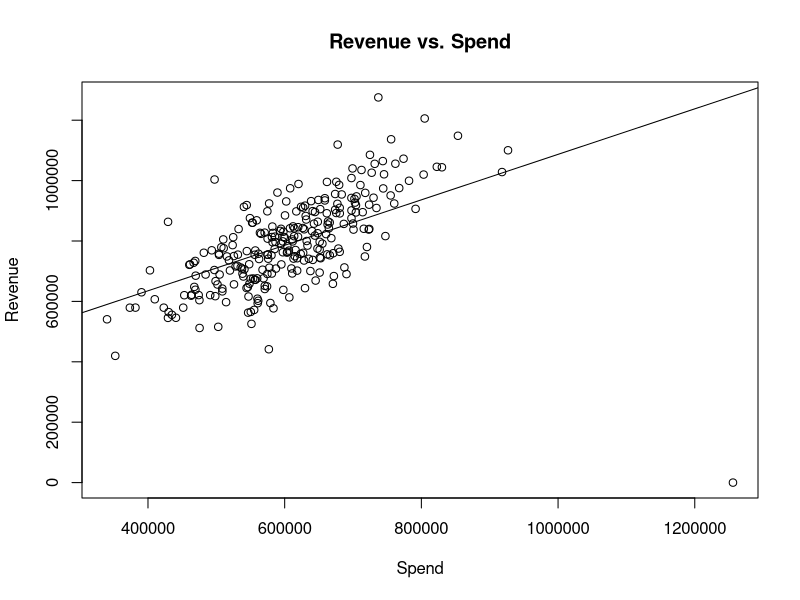
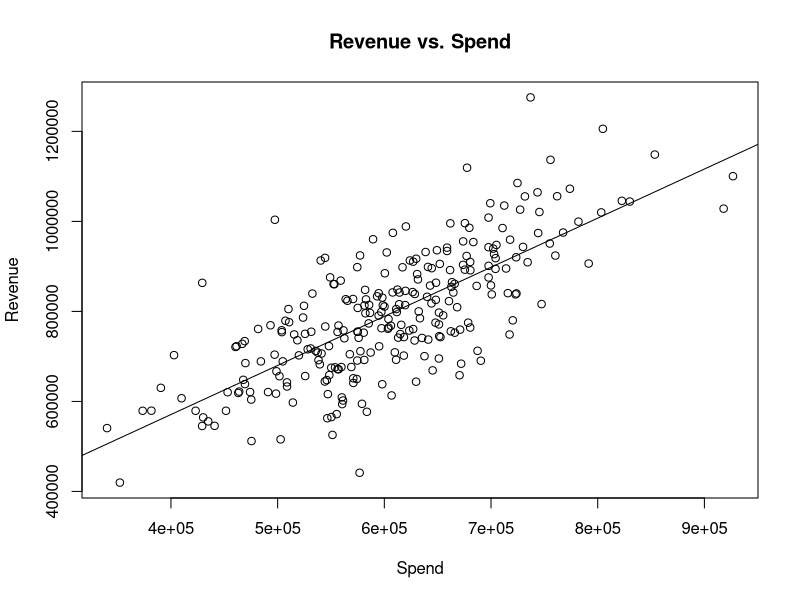

These charts were generated, in order, by the following R code:
## ---- chunk 1
knitr::opts_chunk$set(echo = TRUE)
library(dplyr)
setwd("~/Desktop/githubbahubba/CSUF/spring 2024/MATH 536/HW2")
## ---- chunk 2
# import the data 
data <-  read.csv("data.csv")
## ---- chunk 3
# build model

model1 = lm(Revenue ~ Spend, data=data )
model1
## ---- chunk 4
# summary
summary(model1)
## ---- chunk 5
# visualization
plot(Revenue ~ Spend,data = data, main = "Revenue vs. Spend")
abline(model1)
## ---- chunk 6
#remove the outlier in the corner
data <- data %>% filter(Revenue != 0)
#retrain model
model1 = lm(Revenue ~ Spend, data=data)
#revisualise
plot(Revenue ~ Spend,data = data, main = "Revenue vs. Spend")
abline(model1)
## ---- chunk 7
summary(model1)
## ---- chunk 8
# predictions
newdata.5 = data.frame(Spend = 500000)
predict(model1,newdata.5,interval="predict")

newdata.7 = data.frame(Spend = 700000)
predict(model1,newdata.7,interval="predict")

## ---- chunk 9
# let's look at cost effectiveness
# if we spend 500k$
490347.1 - 500000
869659.6 - 500000
# if we spend 700k$
708591.9 - 700000
1087770 - 700000

